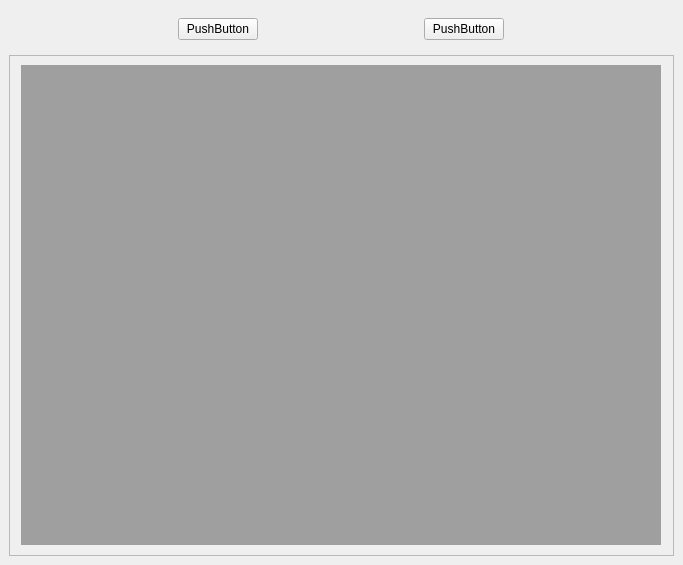
<?xml version="1.0" encoding="UTF-8"?>
<ui version="4.0">
 <class>DockWidgetVideos</class>
 <widget class="QDockWidget" name="DockWidgetVideos">
  <property name="geometry">
   <rect>
    <x>0</x>
    <y>0</y>
    <width>683</width>
    <height>565</height>
   </rect>
  </property>
  <property name="features">
   <set>QDockWidget::DockWidgetFloatable|QDockWidget::DockWidgetMovable</set>
  </property>
  <property name="windowTitle">
   <string>Manipular Videos</string>
  </property>
  <widget class="QWidget" name="dockWidgetContents">
   <layout class="QVBoxLayout" name="verticalLayout">
    <item>
     <widget class="QWidget" name="WidgetButtons" native="true">
      <layout class="QHBoxLayout" name="horizontalLayout">
       <item>
        <widget class="QPushButton" name="pushButton">
         <property name="sizePolicy">
          <sizepolicy hsizetype="Fixed" vsizetype="Fixed">
           <horstretch>0</horstretch>
           <verstretch>0</verstretch>
          </sizepolicy>
         </property>
         <property name="text">
          <string>PushButton</string>
         </property>
        </widget>
       </item>
       <item>
        <widget class="QPushButton" name="pushButton_2">
         <property name="sizePolicy">
          <sizepolicy hsizetype="Fixed" vsizetype="Fixed">
           <horstretch>0</horstretch>
           <verstretch>0</verstretch>
          </sizepolicy>
         </property>
         <property name="text">
          <string>PushButton</string>
         </property>
        </widget>
       </item>
      </layout>
     </widget>
    </item>
    <item>
     <widget class="QScrollArea" name="scrollArea">
      <property name="frameShadow">
       <enum>QFrame::Plain</enum>
      </property>
      <property name="widgetResizable">
       <bool>true</bool>
      </property>
      <widget class="QWidget" name="scrollAreaWidgetContents">
       <property name="geometry">
        <rect>
         <x>0</x>
         <y>0</y>
         <width>663</width>
         <height>491</height>
        </rect>
       </property>
       <layout class="QHBoxLayout" name="horizontalLayout_2">
        <item>
         <widget class="QMdiArea" name="MdiAreaVideos">
          <property name="minimumSize">
           <size>
            <width>640</width>
            <height>480</height>
           </size>
          </property>
          <property name="maximumSize">
           <size>
            <width>640</width>
            <height>480</height>
           </size>
          </property>
         </widget>
        </item>
       </layout>
      </widget>
     </widget>
    </item>
   </layout>
  </widget>
 </widget>
 <resources/>
 <connections/>
</ui>
